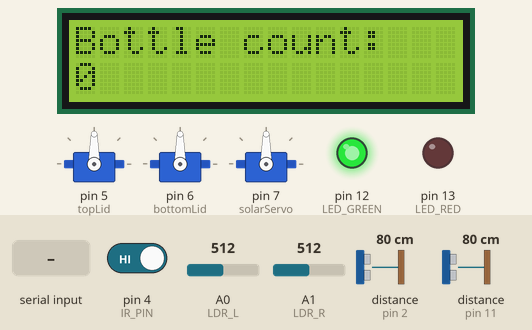
The sketch below on a simulated Arduino Uno, built with avr-gcc and run on an emulated ATmega328P. On the bench: 3 × servo, 16×2 character LCD, output pins drawn as LEDs (lit = HIGH). Wiring (inferred from the names in the program): 2 × ultrasonic range finder: trigger pin 3, echo pin 2 / trigger pin 10, echo pin 11. The test bench sets the inputs (shaded band); at power-on: A0 (LDR_L) = 512, A1 (LDR_R) = 512, pin 4 (IR_PIN) HIGH, distance to the obstacle (sensors on pin 2, pin 11) 80 cm. The echo pulse lasts 58.3 µs per cm; pins used as bus, display or sensor lines are not drawn; what the sketch prints to the serial monitor is not drawn.

Above: at 1.3 s.
1.4 s: "ACCEPT\n" received over the second serial link
At 1.9 s:
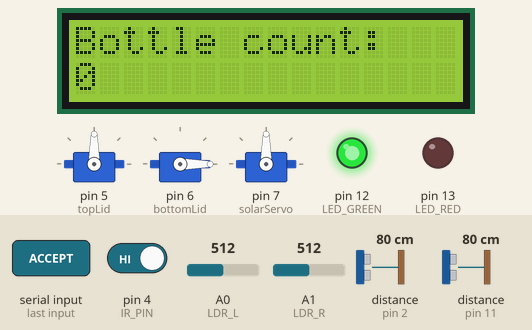
3.6 s: A0 (LDR_L) set to 696
5.1 s: A0 (LDR_L) set to 724
At 7.7 s:
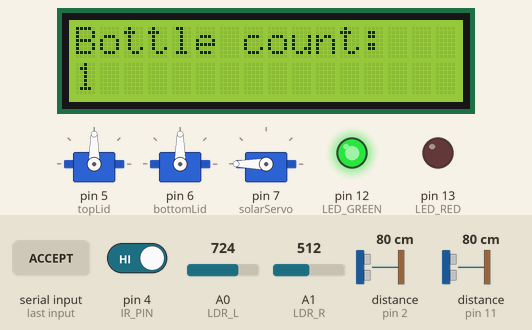
7.8 s: A1 (LDR_R) set to 913
9.3 s: A1 (LDR_R) set to 934
At 9.76 s:
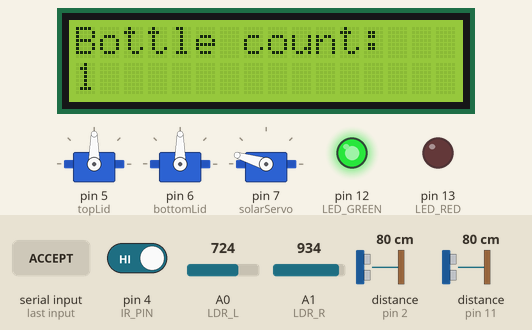
12.3 s: "START\n" received over the second serial link
At 12.6 s:
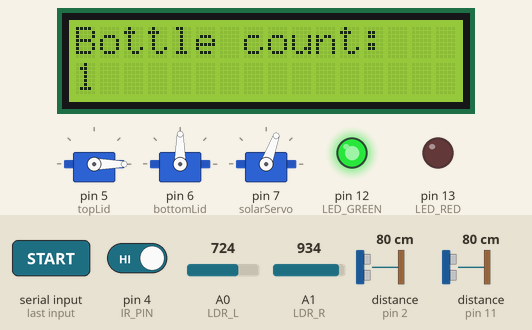
Timing chart, 0 to 14.8 s (numbered marks = the images above; inputs shaded):
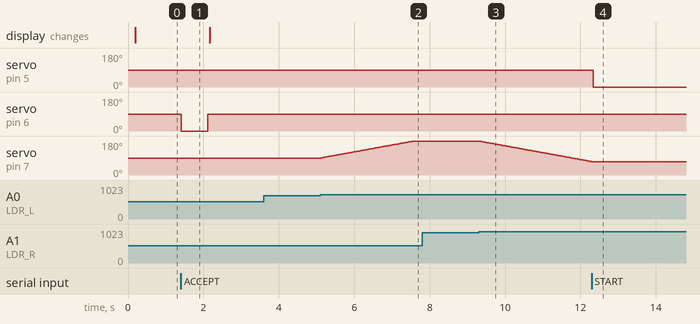

The sketch:

arduino2.ino
```cpp
#include <SoftwareSerial.h>
#include <Servo.h>
#include <LiquidCrystal_I2C.h>

#define RX 8
#define TX 9
SoftwareSerial link(RX, TX);

Servo topLid;
Servo bottomLid;
Servo solarServo;

#define IR_PIN 4
#define TRIG 3
#define ECHO 2
#define BIN_TRIG 10
#define BIN_ECHO 11

#define LED_GREEN 12
#define LED_RED 13

LiquidCrystal_I2C lcd(0x27, 16, 2);

#define LDR_L A0
#define LDR_R A1

int bottleCount = 0;

float tooCloseCM = 5;
float clearCM = 70;

float LARGE_H = 15;
float MEDIUM_H = 25;

unsigned long lastBinCheck = 0;
const unsigned long BIN_CHECK_INTERVAL = 60000;

bool busy = false;
bool waiting = false;
bool sizing = false;
bool afterClose = false;
bool tooCloseRecovery = false;
bool recoveryClear = false;
bool rejectRecovery = false;
bool solarEnabled = true;

unsigned long detectTime = 0;
unsigned long closeWait = 0;
unsigned long recoveryStart = 0;
unsigned long rejectStart = 0;

bool binOK = true;

int solarPos = 90;
int SOLAR_CENTER = 90;
int SOLAR_MIN_ANGLE = 0;
int SOLAR_MAX_ANGLE = 180;
int SOLAR_NIGHT_THRESHOLD = 40;

long ultraRead(int trig, int echo)
{
  digitalWrite(trig, LOW);
  delayMicroseconds(2);
  digitalWrite(trig, HIGH);
  delayMicroseconds(10);
  digitalWrite(trig, LOW);

  long u = pulseIn(echo, HIGH, 30000);
  if (u == 0)
    return 999;
  return (u * 0.034) / 2;
}

float heightCM() { return ultraRead(TRIG, ECHO); }
float binCM() { return ultraRead(BIN_TRIG, BIN_ECHO); }

String detectSize(float h)
{
  if (h < LARGE_H)
    return "L";
  if (h < MEDIUM_H)
    return "M";
  return "S";
}

void openTop()
{
  if (binOK)
  {
    topLid.write(0);
    Serial.println("[A2] TOP OPEN");
  }
}

void closeTop()
{
  topLid.write(90);
  Serial.println("[A2] TOP CLOSE");
}

void openBottom()
{
  if (binOK)
  {
    bottomLid.write(0);
    Serial.println("[A2] BOTTOM OPEN");
  }
}

void closeBottom()
{
  bottomLid.write(90);
  Serial.println("[A2] BOTTOM CLOSE");
}

void ledGreen()
{
  digitalWrite(LED_GREEN, HIGH);
  digitalWrite(LED_RED, LOW);
  Serial.println("[A2] LED GREEN");
}

void ledRed()
{
  digitalWrite(LED_GREEN, LOW);
  digitalWrite(LED_RED, HIGH);
  Serial.println("[A2] LED RED");
}

void lcdCount()
{
  if (!binOK)
    return;

  lcd.clear();
  lcd.print("Bottle count:");
  lcd.setCursor(0, 1);
  lcd.print(bottleCount);

  Serial.print("[A2] LCD COUNT=");
  Serial.println(bottleCount);
}

void lcdFull()
{
  lcd.clear();
  lcd.print("BIN IS FULL");
  Serial.println("[A2] LCD FULL");
}

void sendReady()
{
  if (!binOK)
    return;
  if (digitalRead(IR_PIN) == 0)
    return;

  link.println("READY");
  Serial.println("[A2] SEND READY");
}

void updateBinStatus()
{
  float d = binCM();

  Serial.print("[A2] BIN DIST=");
  Serial.println(d);

  if (d < 10)
  {
    if (binOK)
      Serial.println("[A2] BIN -> FULL");

    binOK = false;
    ledRed();
    lcdFull();
  }
  else
  {
    if (!binOK)
      Serial.println("[A2] BIN -> OK");

    binOK = true;
    ledGreen();
    lcdCount();
  }

  lastBinCheck = millis();
}

void fullResetState()
{
  busy = false;
  waiting = false;
  sizing = false;
  afterClose = false;
  tooCloseRecovery = false;
  recoveryClear = false;
  rejectRecovery = false;
  solarEnabled = true;

  closeTop();
  closeBottom();
  solarServo.write(SOLAR_CENTER);
  solarPos = SOLAR_CENTER;

  Serial.println("[A2] FULL RESET");
}

void solarTrack()
{
  if (!solarEnabled)
    return;

  long sumL = 0, sumR = 0;
  for (int i = 0; i < 10; i++)
  {
    sumL += analogRead(LDR_L);
    sumR += analogRead(LDR_R);
    delay(1);
  }

  int L = sumL / 10;
  int R = sumR / 10;

  if (L < SOLAR_NIGHT_THRESHOLD && R < SOLAR_NIGHT_THRESHOLD)
    return;

  int diff = L - R;
  if (abs(diff) < 200)
    return;

  int step = diff > 0 ? 1 : -1;
  int target = solarPos + step;

  if (target < SOLAR_MIN_ANGLE)
    target = SOLAR_MIN_ANGLE;
  if (target > SOLAR_MAX_ANGLE)
    target = SOLAR_MAX_ANGLE;

  if (target != solarPos)
  {
    solarPos = target;
    solarServo.write(solarPos);
  }
}

void setup()
{
  Serial.begin(9600);
  link.begin(4800);
  delay(100);

  pinMode(IR_PIN, INPUT);
  pinMode(TRIG, OUTPUT);
  pinMode(ECHO, INPUT);
  pinMode(BIN_TRIG, OUTPUT);
  pinMode(BIN_ECHO, INPUT);
  pinMode(LED_GREEN, OUTPUT);
  pinMode(LED_RED, OUTPUT);

  topLid.attach(5);
  bottomLid.attach(6);
  solarServo.attach(7);

  closeTop();
  closeBottom();
  solarServo.write(SOLAR_CENTER);

  lcd.init();
  lcd.backlight();

  updateBinStatus();

  Serial.println("[A2 READY]");
}

void loop()
{
  if (!waiting && !sizing && !afterClose && !rejectRecovery && !tooCloseRecovery)
    solarTrack();

  if (millis() - lastBinCheck >= BIN_CHECK_INTERVAL && !busy)
    updateBinStatus();

  String s = "";
  if (link.available())
  {
    s = link.readStringUntil('\n');
    Serial.println("MSG:" + s);
    s.trim();
    Serial.print("[A2 RECV] ");
    Serial.println(s);
  }

  if (!binOK)
  {
    if (s == "START" || s == "ACCEPT" || s == "REJECT")
    {
      link.println("REJECT");
      Serial.println("[A2] BLOCKED: BIN FULL");
      return;
    }
  }

  if (s == "RESET")
  {
    fullResetState();
    updateBinStatus();
    link.println("READY");
    Serial.println("[A2] RESET COMPLETE");
    return;
  }

  int ir = digitalRead(IR_PIN);
  float h = heightCM();

  if (s == "START" && !busy)
  {
    busy = true;
    solarEnabled = false;

    waiting = true;
    openTop();
    Serial.println("[A2] START");
  }

  if (waiting)
  {
    if (h < tooCloseCM)
    {
      tooCloseRecovery = true;
      waiting = false;
      recoveryStart = millis();
      Serial.println("[A2] TOO CLOSE");
      return;
    }

    if (ir == 0)
    {
      waiting = false;
      detectTime = millis();
      sizing = true;
      Serial.println("[A2] BOTTLE DETECT");
    }
  }

  if (sizing)
  {
    if (millis() - detectTime >= 500)
    {
      closeTop();
      sizing = false;
      afterClose = true;
      closeWait = millis();
      Serial.println("[A2] CLOSE TOP -> MEASURE");
    }
  }

  if (afterClose)
  {
    if (millis() - closeWait >= 500)
    {
      float hh = heightCM();
      String sz = detectSize(hh);

      delay(20);
      link.print("SIZE:");
      link.println(sz);
      delay(20);

      Serial.print("[A2] SIZE=");
      Serial.println(sz);

      afterClose = false;
    }
  }

  if (s == "WEIGH")
  {
    link.println("DO_WEIGH");
    Serial.println("[A2] DO_WEIGH");
  }

  if (s == "ACCEPT")
  {
    openBottom();
    delay(700);
    closeBottom();

    bottleCount++;
    updateBinStatus();

    busy = false;
    solarEnabled = true;

    sendReady();
    lcdCount();

    Serial.println("[A2] ACCEPT DONE");
  }

  if (s == "REJECT")
  {
    openTop();
    delay(1200);
    rejectRecovery = true;
    rejectStart = millis();
    Serial.println("[A2] REJECT OPEN");
  }

  if (tooCloseRecovery)
  {
    if (millis() - recoveryStart >= 2000)
    {
      if (heightCM() > clearCM)
      {
        tooCloseRecovery = false;
        recoveryClear = true;
        Serial.println("[A2] TOO CLOSE CLEARED");
      }
    }
  }

  if (recoveryClear)
  {
    if (millis() - recoveryStart >= 4000)
    {
      recoveryClear = false;
      busy = false;
      solarEnabled = true;
      sendReady();
      Serial.println("[A2] READY AFTER TOO CLOSE");
    }
  }

  if (rejectRecovery)
  {
    if (millis() - rejectStart >= 2000)
    {
      closeTop();
      rejectRecovery = false;
      busy = false;
      solarEnabled = true;
      sendReady();
      Serial.println("[A2] READY AFTER REJECT");
    }
  }

  delay(10);
}
```

Measured:
- the behaviour switches between 711 and 712 on A0 (LDR_L) (found by bisection; images 1 and 2)
- the behaviour switches between 923 and 924 on A1 (LDR_R) (found by bisection; images 2 and 3)
- after the input at 1.4 s, servo on pin 6 (bottomLid): 90° → 0° at once, → 90° 0.70 s later
- after the input at 3.6 s, every drawn part: stays the same
- after the input at 5.1 s, servo on pin 7 (solarServo): moves from 90° to 180° over 2.5 s, starting at once
- after the input at 7.8 s, every drawn part: stays the same
- after the input at 9.3 s, servo on pin 7 (solarServo): moves from 180° to 71° over 3.0 s, starting at once
- after the input at 12.3 s, servo on pin 5 (topLid): 90° → 0° at once; servo on pin 7 (solarServo): goes on until 12.3 s, then stays 70°
